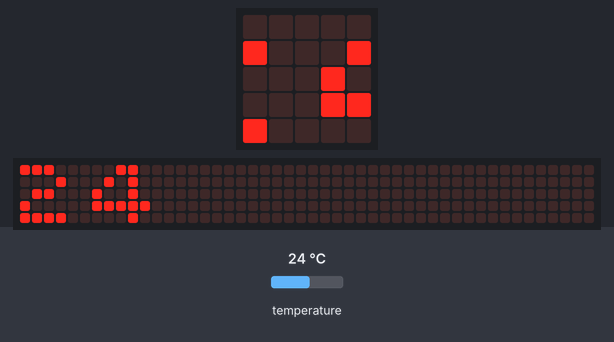
The program below on a simulated BBC micro:bit (MakeCode). Shown: the board's 5×5 LED display, a strip that is not on the board, showing the scrolling text unrolled. The inputs (shaded band) are chosen by the test bench; at power-on: temperature 24 °C. The 48×5 strip is a reading aid, not a part: it shows the text the display is scrolling, unrolled, one strip-width of it at a time.

Above: at 4.07 s.
4.1 s: temperature set to 12 °C
At 10.27 s:
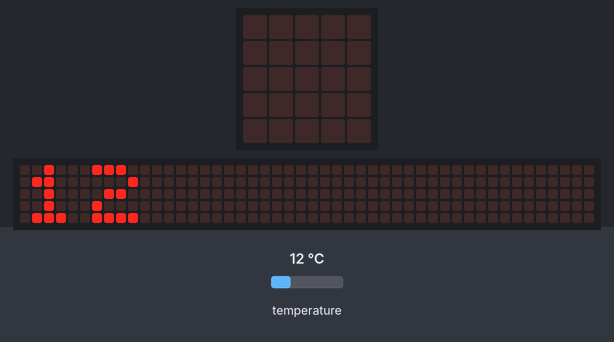
12.0 s: temperature set to 19 °C
At 12.95 s:
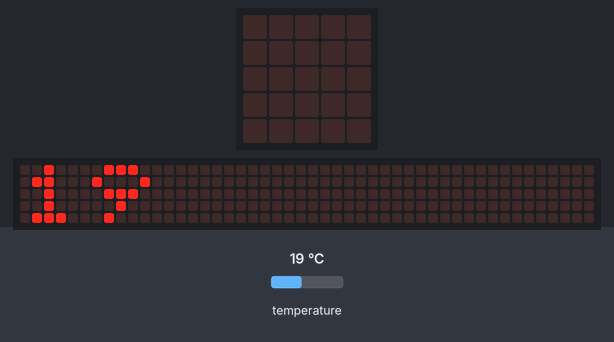
16.5 s: temperature set to 28 °C
At 20.36 s:
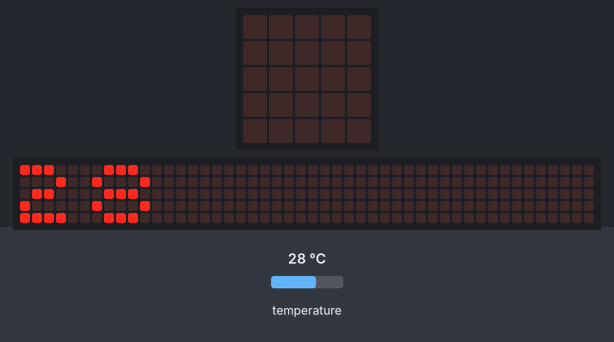

The program:

main.ts
```typescript
basic.showNumber(Environment.dht11value(Environment.DHT11Type.DHT11_temperature_C, DigitalPin.P15))
basic.pause(100)
basic.forever(function () {

})
loops.everyInterval(5000, function () {
    basic.showNumber(Environment.dht11value(Environment.DHT11Type.DHT11_temperature_C, DigitalPin.P1))
})
```

test.ts
```typescript
// testene settes inn her; disse vil ikke kompilert så lenge denne pakken blir brukt som en utvidelse.
```

Measured:
- what the display in image 1 shows lasts 0.4 s, from 10.1 s to 10.5 s
